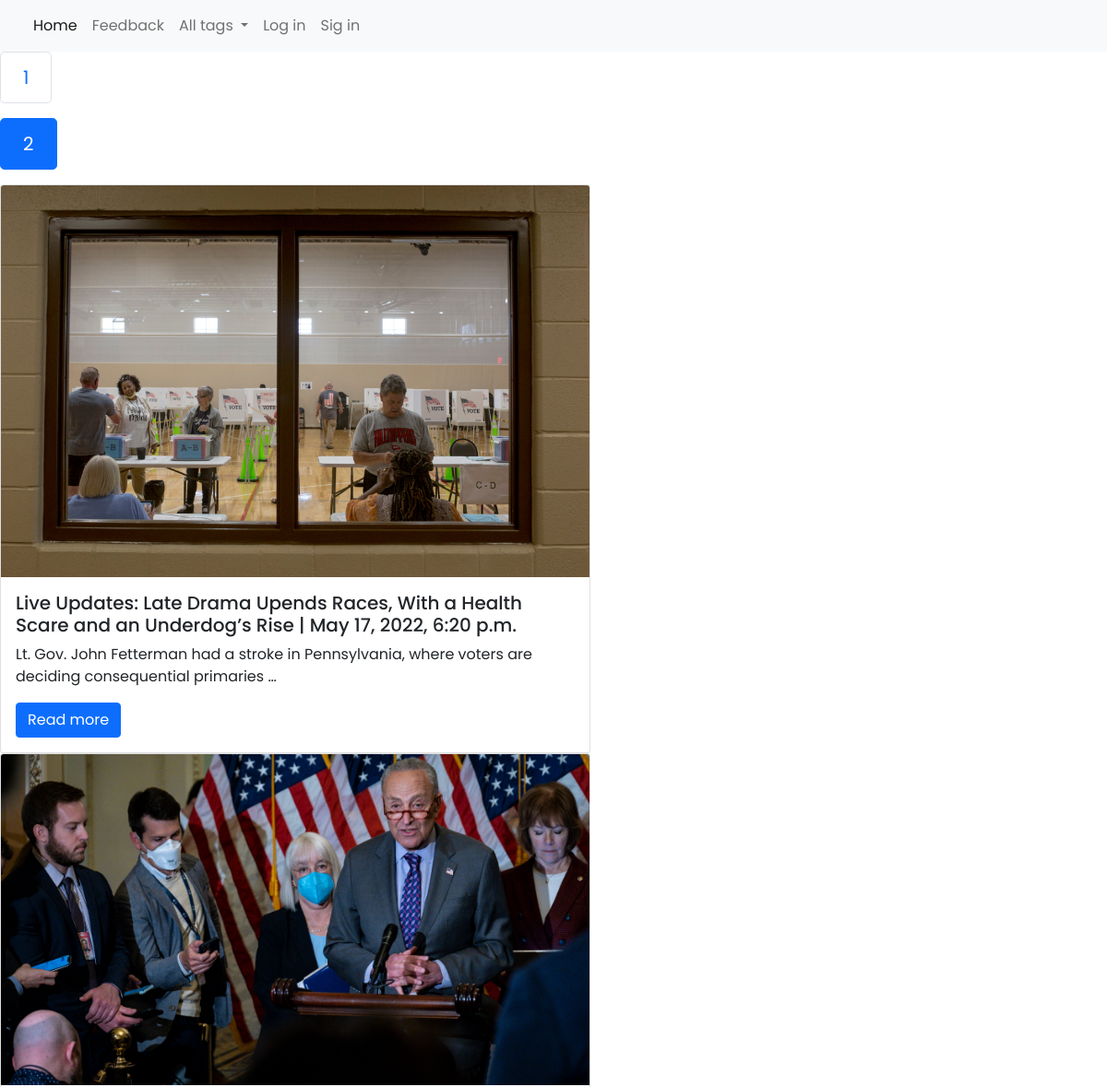
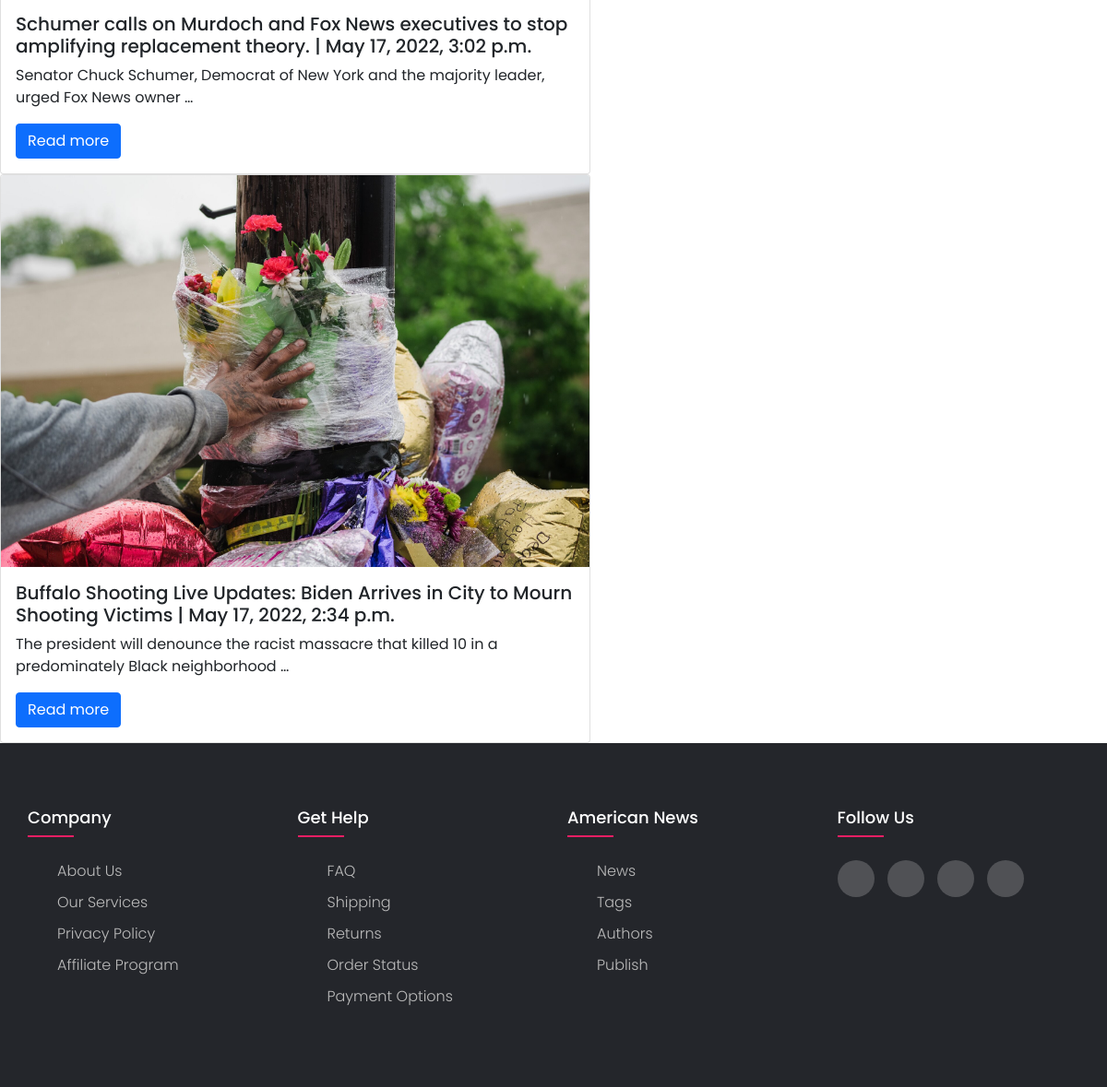
The page //register?page=2 on the database its author committed (2 pictures, top to bottom).
### new/models.py (models this page shows, shortened)
class News(models.Model):
    slug = models.SlugField(max_length=50, unique=True, db_index=True, verbose_name='URL')
    title = models.CharField(max_length=100)
    author = models.CharField(max_length=50, null=True)
    description = models.TextField(null=False)
    photo = models.ImageField(null=True, upload_to = "new/%Y/%m/%d/")
    is_published = models.BooleanField(default=True)
    post_time_created = models.DateTimeField(auto_now_add=True, null=False)
    tags = models.ForeignKey('Tag', on_delete=models.CASCADE)
    ip = models.ManyToManyField(Ip, related_name = 'post_views', blank=True)
    def get_absolute_url(self):
        return reverse ('show_new', kwargs ={'slug_new': self.slug})
    class Meta:
        verbose_name = 'list of new'
        ordering = ['-post_time_created']

### new/models.py (called while the page is built)
    def get_absolute_url(self):
        return reverse ('show_tag', kwargs ={'slug_tag': self.name})

### new/templatetags/new_tags.py (called while the page is built)
@register.simple_tag(name='get_tag')
def get_tag():
    return Tag.objects.all()

### new/views.py (called while the page is built)
    def get_context_data(self, *, object_list=None, **kwargs):
        context = super().get_context_data(**kwargs)
        return context

    def get_queryset(self):
        return News.objects.filter(is_published=True)

### new/templates/new/home.html
{% extends 'base.html' %}
{% block content %}
<nav aria-label="...">
  {% for p in paginator.page_range %}
    <ul class="pagination pagination-lg text-black-50">
      {% if page_obj.number == p %}
        <li class="page-item active" aria-current="page">
          <span class="page-link">{{p}}</span>
        </li>
      {% else %}
        <li class="page-item"><a class="page-link" href="?page={{ p }}">{{ p }}</a></li>
      {% endif %}
    </ul>
  {% endfor %}
</nav>
{% for new in news %}
<div class="card" style="width: 40rem;">
    <img class="card-img-top" src="{{new.photo.url}}" alt="Card image cap">
    <div class="card-body">
      <h5 class="card-title">{{new.title}} | {{new.post_time_created}}</h5>
      <p class="card-text">{{new.description|truncatewords:15}}</p>
      <a href="{{new.get_absolute_url}}" class="btn btn-primary">Read more</a>
    </div>
</div>
{% endfor %}
{% endblock %}

### new/static/new/css/style.css (style rules this page uses)
body { line-height: 1.5; font-family: 'Poppins', sans-serif; }
* { margin:0; padding:0; box-sizing: border-box; }
ul { list-style: none; }

### rows shown on the page
News: photo (picture), title "Live Updates: Late Drama Upends Races, With a Health Scare and an Underdog’s Rise", post_time_created "May 17, 2022, 6:20 p.m.", description "Lt. Gov. John Fetterman had a stroke in Pennsylvania, where voters are deciding consequential primaries …"
News: photo (picture), title "Schumer calls on Murdoch and Fox News executives to stop amplifying replacement theory.", post_time_created "May 17, 2022, 3:02 p.m.", description "Senator Chuck Schumer, Democrat of New York and the majority leader, urged Fox News owner …"
News: photo (picture), title "Buffalo Shooting Live Updates: Biden Arrives in City to Mourn Shooting Victims", post_time_created "May 17, 2022, 2:34 p.m.", description "The president will denounce the racist massacre that killed 10 in a predominately Black neighborhood …"

### other values the page prints
{{ p }} "1"
{{ p }} "2"
